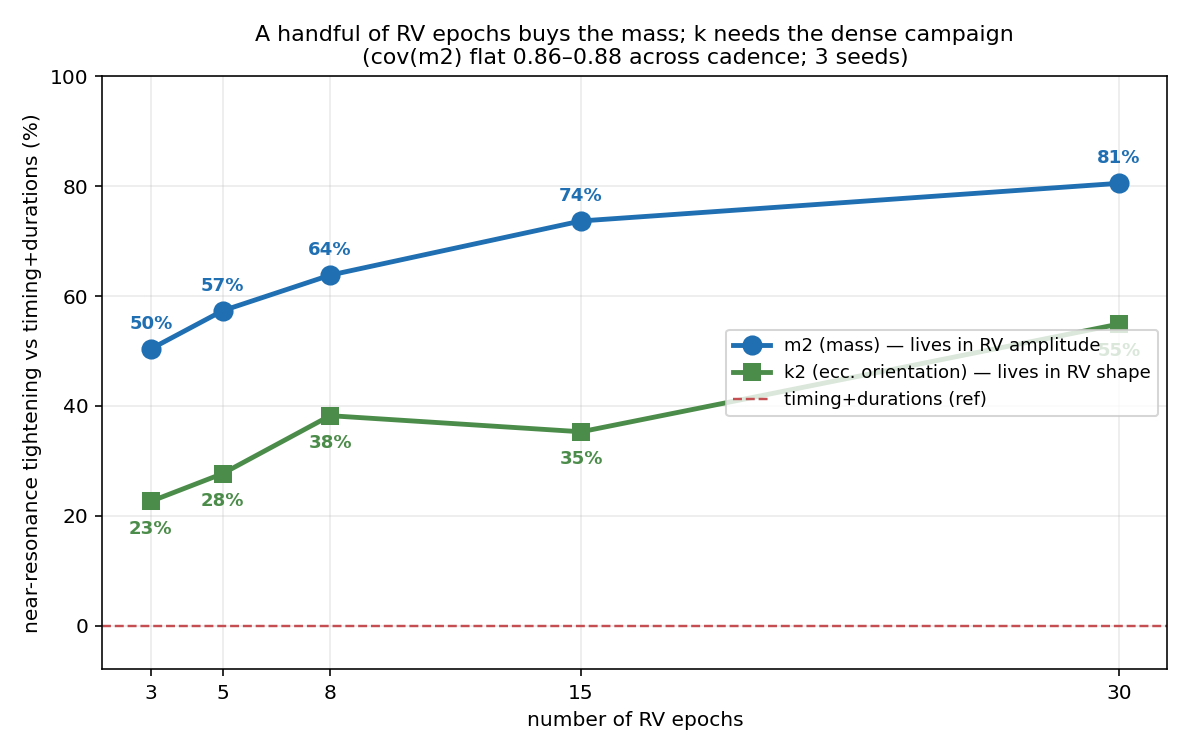

Source code (Python):
"""
Cadence sweep: how FEW radial-velocity epochs still pin k near the resonance?

observables_rv / robustness_rv used the full N_RV=30 RV epochs over the baseline. RV time
is expensive, so the practical question is how many visits you actually need. Here we
generate the full 30-epoch RV grid once, then SUBSAMPLE it to {3, 5, 8, 15, 30} evenly
spaced epochs across the same baseline (RV noise fixed at 1.0 m/s, timing/durations at
0.5 min), spanning the resonance (ratio ~ U(1.9,2.2), e_max=0.15, ratio as conditioning
input), 3 seeds. Reference is the timing+durations arm (no RV).

The mass signal lives in the RV-curve AMPLITUDE (recoverable from a handful of well-placed
epochs), but k lives in the eccentric HARMONIC SHAPE, which needs enough epochs to resolve.
So we expect mass to tighten even at low cadence while k needs more epochs -- a concrete
"how many RV visits buy the k-constraint" curve.
"""
import time, numpy as np, torch
import simulator as S
from model import MDN

S.E1_MAX = 0.15            # match observables_rv.py
S.E2_MAX = 0.15

DEVICE = "cuda" if torch.cuda.is_available() else "cpu"
TIME_NOISE = 0.5          # timing + duration noise (minutes), fixed
RV_NOISE = 1.0            # m/s on RV columns, fixed (HARPS-like)
CADENCES = [3, 5, 8, 15, 30]        # number of RV epochs kept (subsampled from N_RV=30)
SEEDS = [0, 1, 2]
N_TRAIN, N_VAL, N_TEST = 9000, 1200, 2000
EPOCHS, BATCH, LR = 200, 256, 1e-3
RATIO_LO, RATIO_HI = 1.90, 2.20

N_TIMEDUR = S.FEATURE_DIM_FULL                       # 120
RV0 = S.FEATURE_DIM_FULL                             # first RV column index
PRIOR_STD = np.array([
    (S.M1_HI - S.M1_LO) / np.sqrt(12), (S.M2_HI - S.M2_LO) / np.sqrt(12),
    S.E1_MAX / 2, S.E1_MAX / 2, S.E2_MAX / 2, S.E2_MAX / 2,
])


def gen(n, seed):
    """theta (6), per-system ratio, clean 150-D feature (timing+durations+30 RV epochs)."""
    rng = np.random.default_rng(seed)
    th = S.sample_prior(n, rng)
    ratio = rng.uniform(RATIO_LO, RATIO_HI, n)
    p2 = ratio * S.P1
    f = np.full((n, S.FEATURE_DIM_RV), np.nan)
    for i in range(0, n, 2000):
        sl = slice(i, min(i + 2000, n))
        f[sl] = S.simulate(th[sl], p2=p2[sl], durations=True, rv=True, rv_noise_ms=0.0)
    ok = ~np.isnan(f).any(1)
    return th[ok], ratio[ok], f[ok]


def rv_subset(n_rv):
    """evenly spaced RV-epoch column indices (within the 150-D feature), or [] for reference."""
    if n_rv is None or n_rv <= 0:
        return np.array([], dtype=int)
    idx = np.unique(np.round(np.linspace(0, S.N_RV - 1, n_rv)).astype(int))
    return RV0 + idx


def train_eval(n_rv, data, seed):
    """n_rv RV epochs kept (None = timing+dur reference). Returns (ratio[6], cov90[6], sep_ratio[6])."""
    th_tr, r_tr, f_tr, th_va, r_va, f_va, th_te, r_te, f_te = data
    rv_cols = rv_subset(n_rv)
    cols = np.concatenate([np.arange(N_TIMEDUR), rv_cols]).astype(int)
    ncol = len(cols)
    noise_vec = np.where(cols >= RV0, RV_NOISE, TIME_NOISE)         # per-column std

    def make_X(feats, ratio):
        return np.concatenate([feats[:, cols], ratio[:, None]], axis=1)

    base = make_X(f_tr, r_tr)
    f_mean, f_std = base.mean(0), base.std(0) + 1e-8
    th_mean, th_std = th_tr.mean(0), th_tr.std(0) + 1e-8
    rng = np.random.default_rng(seed + 99)

    def prep(feats, ratio, theta):
        sel = feats[:, cols] + rng.normal(0, 1, (len(feats), ncol)) * noise_vec
        x = (np.concatenate([sel, ratio[:, None]], 1) - f_mean) / f_std
        y = (theta - th_mean) / th_std
        return (torch.tensor(x, dtype=torch.float32).to(DEVICE),
                torch.tensor(y, dtype=torch.float32).to(DEVICE))

    Xva, Yva = prep(f_va, r_va, th_va)
    torch.manual_seed(seed)
    net = MDN(in_dim=ncol + 1, theta_dim=S.THETA_DIM).to(DEVICE)
    opt = torch.optim.Adam(net.parameters(), lr=LR)
    sched = torch.optim.lr_scheduler.StepLR(opt, step_size=90, gamma=0.5)
    best, best_state = np.inf, None
    for ep in range(EPOCHS):
        net.train()
        Xtr, Ytr = prep(f_tr, r_tr, th_tr)
        perm = torch.randperm(len(Xtr)); Xtr, Ytr = Xtr[perm], Ytr[perm]
        for i in range(0, len(Xtr), BATCH):
            opt.zero_grad(); loss = net.nll(Xtr[i:i+BATCH], Ytr[i:i+BATCH]); loss.backward()
            torch.nn.utils.clip_grad_norm_(net.parameters(), 5.0); opt.step()
        sched.step()
        net.eval()
        with torch.no_grad():
            v = net.nll(Xva, Yva).item()
        if v < best:
            best, best_state = v, {k: t.clone() for k, t in net.state_dict().items()}
    net.load_state_dict(best_state)

    tn = np.random.default_rng(7)
    sel = f_te[:, cols] + tn.normal(0, 1, (len(f_te), ncol)) * noise_vec
    x = torch.tensor((np.concatenate([sel, r_te[:, None]], 1) - f_mean) / f_std,
                     dtype=torch.float32).to(DEVICE)
    with torch.no_grad():
        samp = net.sample(x, n=1000).cpu().numpy() * th_std + th_mean
    ratio_all = samp.std(1).mean(0) / PRIOR_STD
    qlo, qhi = np.percentile(samp, 5, 1), np.percentile(samp, 95, 1)
    cov90 = np.mean((th_te >= qlo) & (th_te <= qhi), axis=0)
    sep = np.where(np.abs(r_te - 2.0) < 0.025)[0]
    ratio_sep = samp[sep].std(1).mean(0) / PRIOR_STD
    return ratio_all, cov90, ratio_sep


def make_figure(ref, cad):
    """The mass-vs-k split: m2 and k2 near-resonance tightening vs number of RV epochs."""
    import matplotlib
    matplotlib.use("Agg")
    import matplotlib.pyplot as plt

    def mean(d, key, idx): return np.array(d[key])[:, idx].mean()

    cads = CADENCES
    ref_sep = mean(ref, "sep", 1)
    ref_k2  = mean(ref, "all", 5)
    m2_tight = [(1 - mean(cad[c], "sep", 1) / ref_sep) * 100 for c in cads]
    k2_tight = [(1 - mean(cad[c], "all", 5) / ref_k2) * 100 for c in cads]
    cov_m2   = [mean(cad[c], "cov", 1) for c in cads]

    fig, ax = plt.subplots(figsize=(8.2, 5.2))
    ax.plot(cads, m2_tight, "o-", color="#1f6fb2", lw=2.4, ms=9, label="m2 (mass) — lives in RV amplitude")
    ax.plot(cads, k2_tight, "s-", color="#4c8c4a", lw=2.4, ms=8, label="k2 (ecc. orientation) — lives in RV shape")
    for x, y in zip(cads, m2_tight):
        ax.annotate(f"{y:.0f}%", (x, y), textcoords="offset points", xytext=(0, 10),
                    ha="center", fontsize=9, fontweight="bold", color="#1f6fb2")
    for x, y in zip(cads, k2_tight):
        ax.annotate(f"{y:.0f}%", (x, y), textcoords="offset points", xytext=(0, -16),
                    ha="center", fontsize=9, fontweight="bold", color="#4c8c4a")
    ax.axhline(0, color="#c44e52", ls="--", lw=1.2, label="timing+durations (ref)")
    ax.set_xticks(cads); ax.set_xticklabels([str(c) for c in cads])
    ax.set_xlabel("number of RV epochs")
    ax.set_ylabel("near-resonance tightening vs timing+durations (%)")
    ax.set_title("A handful of RV epochs buys the mass; k needs the dense campaign\n"
                 f"(cov(m2) flat {min(cov_m2):.2f}–{max(cov_m2):.2f} across cadence; 3 seeds)",
                 fontsize=11)
    ax.set_ylim(-8, 100); ax.grid(alpha=0.25); ax.legend(fontsize=9, loc="center right")
    fig.tight_layout()
    fig.savefig("cadence_rv.png", dpi=145)
    print("  wrote cadence_rv.png")


def dump_json(ref, cad):
    import json
    def mean(d, key, idx): return round(float(np.array(d[key])[:, idx].mean()), 4)
    ref_sep = mean(ref, "sep", 1); ref_k2 = mean(ref, "all", 5)
    out = {"cadences": CADENCES, "ref_m2_sep": ref_sep, "ref_k2_all": ref_k2,
           "per_cadence": {str(c): {
               "m2_tighten_pct": round((1 - mean(cad[c], "sep", 1) / ref_sep) * 100, 1),
               "k2_tighten_pct": round((1 - mean(cad[c], "all", 5) / ref_k2) * 100, 1),
               "cov_m2": mean(cad[c], "cov", 1)} for c in CADENCES}}
    json.dump(out, open("_cadence_rv.json", "w"), indent=2)
    print("  wrote _cadence_rv.json")


def main():
    print(f"Device: {DEVICE}. RV-cadence sweep across the resonance (3 seeds).")
    print(f"  timing/dur {TIME_NOISE} min, RV {RV_NOISE} m/s; epochs kept {CADENCES} of {S.N_RV}.")
    ref = {"all": [], "cov": [], "sep": []}
    cad = {c: {"all": [], "cov": [], "sep": []} for c in CADENCES}
    for seed in SEEDS:
        t0 = time.time()
        tr = gen(N_TRAIN, seed * 10); va = gen(N_VAL, seed * 10 + 1); te = gen(N_TEST, seed * 10 + 5)
        data = (*tr, *va, *te)
        ra, ca, rs = train_eval(None, data, seed)
        ref["all"].append(ra); ref["cov"].append(ca); ref["sep"].append(rs)
        for c in CADENCES:
            ra, ca, rs = train_eval(c, data, seed)
            cad[c]["all"].append(ra); cad[c]["cov"].append(ca); cad[c]["sep"].append(rs)
        print(f"  seed {seed} done ({time.time()-t0:.0f}s)", flush=True)

    def m(d, key, idx): return np.array(d[key])[:, idx].mean()
    def sd(d, key, idx): return np.array(d[key])[:, idx].std()

    print("\n" + "=" * 80)
    print("CADENCE  -  how many RV epochs pin the near-resonance mass/k (mean +/- std, 3 seeds)")
    print("  width = posterior/prior ratio (smaller = sharper). Reference = timing+durations.")
    print("=" * 80)
    print(f"  {'RV epochs':>16} | {'m2 sep':>13} | {'m2 all':>13} | {'k2 all':>13} | {'cov(m2)':>8}")
    print(f"  {'timing+dur (ref)':>16} | {m(ref,'sep',1):.2f} +/- {sd(ref,'sep',1):.2f} | "
          f"{m(ref,'all',1):.2f} +/- {sd(ref,'all',1):.2f} | {m(ref,'all',5):.2f} +/- {sd(ref,'all',5):.2f} | "
          f"{m(ref,'cov',1):.2f}")
    for c in CADENCES:
        d = cad[c]
        print(f"  {('+RV %d epochs' % c):>16} | {m(d,'sep',1):.2f} +/- {sd(d,'sep',1):.2f} | "
              f"{m(d,'all',1):.2f} +/- {sd(d,'all',1):.2f} | {m(d,'all',5):.2f} +/- {sd(d,'all',5):.2f} | "
              f"{m(d,'cov',1):.2f}")
    rsep = m(ref, 'sep', 1); rk2 = m(ref, 'all', 5)
    print(f"\n  near-resonance m2 tightening / k2 tightening vs reference "
          f"(ref m2 sep {rsep:.2f}, k2 {rk2:.2f}):")
    for c in CADENCES:
        print(f"    {c:>2} epochs : m2 {(1 - m(cad[c],'sep',1)/rsep)*100:3.0f}%   "
              f"k2 {(1 - m(cad[c],'all',5)/rk2)*100:3.0f}%")
    print("\n  (mass sits in the RV amplitude -> survives few epochs; k sits in the harmonic"
          " shape -> needs more)")
    dump_json(ref, cad)
    make_figure(ref, cad)


if __name__ == "__main__":
    main()
